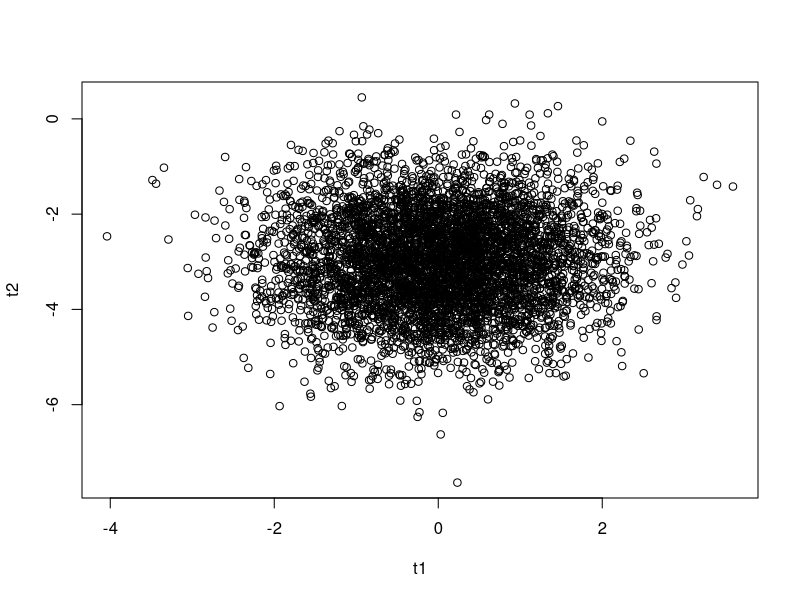
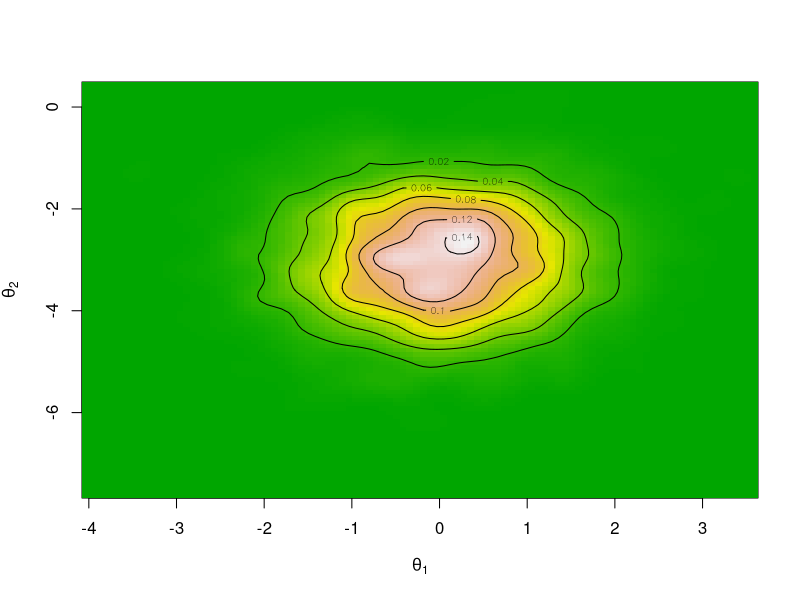
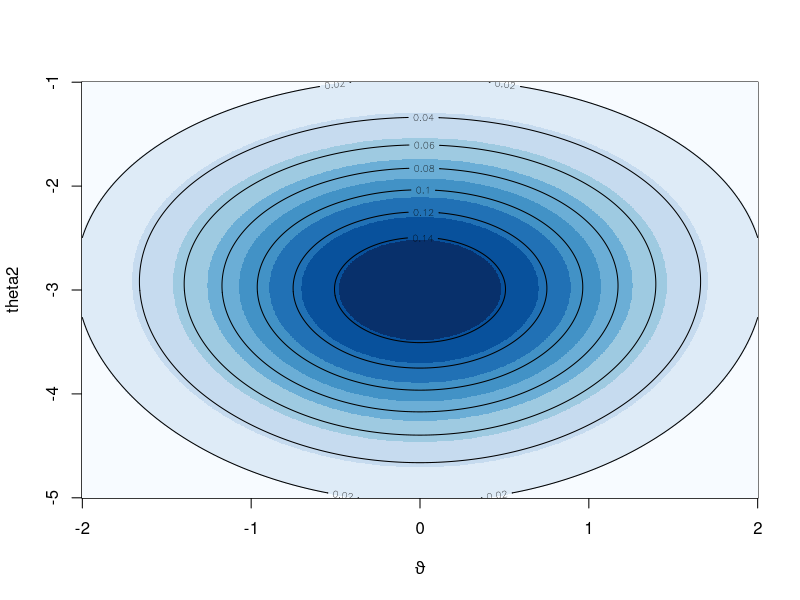

Here is the R script that generated these plots, in order:
# AI codes
S <- 5000
t1 <- rnorm(S, 0, 1)
t2 <- rnorm(S, 0.03 * (t1^2 - 100), 1)

plot(t1,t2, type='p')

# 2. Use a 2D density estimator (standard way to visualize MC samples)
# This replaces your nested loop and matrix
dens <- MASS::kde2d(t1, t2, n = 100) # n=100 creates a 100x100 grid

# 3. Plot using image() or contour()
# Notice that 'dens' contains sorted x and y coordinates automatically
image(dens, col = terrain.colors(100), xlab = expression(theta[1]), ylab = expression(theta[2]))
contour(dens, add = TRUE) # Overlay level sets

##########################
# original code:
S <- 1000

theta1.mc <- rnorm(S, 0, 1)

theta2.mc <- rnorm(S, 0.03 * (theta1.mc^2 - 100), 1)

t1 <- seq(-2, 2, length=S)
t2 <- seq(-5, -1, length=S)

matx.mc <- matrix(0,S,S)

for (i in 1:S){
  for (j in 1:S){
    matx.mc[i,j] <- dnorm(t1[i], 0,1,log=TRUE)+
      dnorm(t2[j], 0.03*(t1[i]^2-100), 1, log=TRUE)
  }
}
image(t1, t2, exp(matx.mc), col=blues9, 
      xlab=expression(theta1),
      ylab=expression(theta2)
)
contour(t1, t2, exp(matx.mc), add=TRUE)
